Frame 1 (no input): blank canvas, image omitted
Frame 60 (no input): blank canvas, image omitted
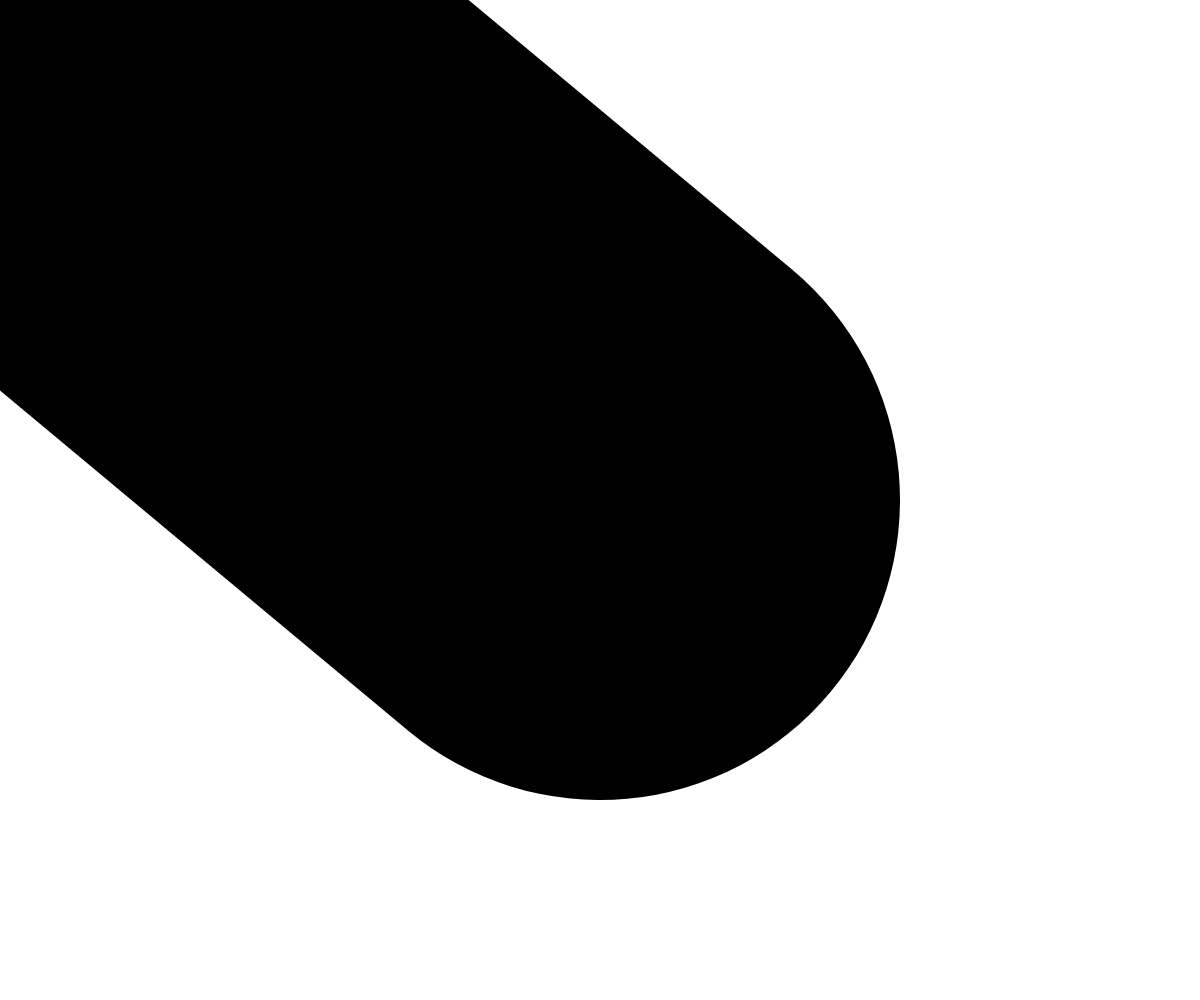
Frame 120 (the mouse pressed at the canvas centre since frame 60)

The p5.js sketch whose frames 1 and 60 were blank and that drew this single picture after the mouse press (run headless with seeded random() and noise() and a simulated clock; from frame 60 on, the mouse is pressed at the canvas centre):

// p5.js sketch
// ── sketch.js
// Project Title
// Your Name
// Date
//
// Extra for Experts:
// - describe what you did to take this project "above and beyond"

function setup() {
    createCanvas(windowWidth, windowHeight);
}

function keyTyped() {
  background(255, 255, 255);
}

function draw() {
    //background(255);
  	let theWeight = abs(mouseX - pmouseX)
  	fill(0);
  	strokeWeight(theWeight);
  	line(pmouseX, pmouseY, mouseX, mouseY);
}
